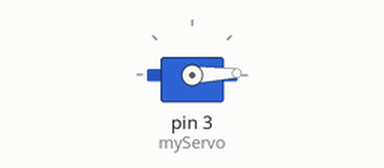
Recording of a sketch running on a simulated Arduino Uno, built with avr-gcc and run on an emulated ATmega328P. On the bench: servo.

Above: at 0.05 s.
At 1.75 s:
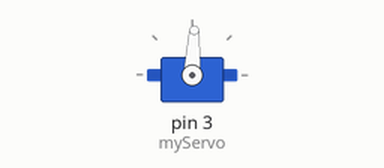
At 3.45 s:
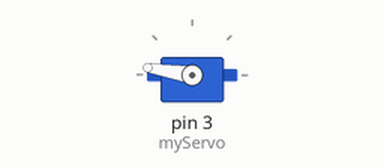
At 6.9 s:
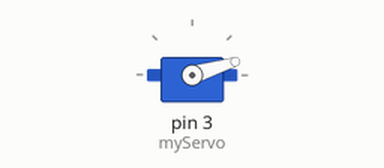
Timing chart, 0 to 9.4 s (numbered marks = the images above):
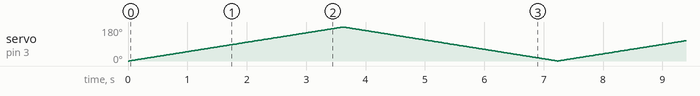

The sketch:

servo_spec_1.ino
```cpp
#include <Servo.h>
Servo myServo;
int angle = 0;

void setup() {
  Serial.begin(9600);
  myServo.attach(3);
}

void loop() {
  // move from 0 to 180 degrees
  static unsigned long tick = millis ();
  static unsigned long waktu=millis ();
  double x;
  int i;

  //Serial.println(tick);
  for( i = 0; i < 10; i++) {
    for(angle = 0; angle < 180; angle++){

      myServo.write(angle);
      delay(20);
   }

    //move in reverse direction, from 180 to 0 degrees
    for(angle = 180; angle > 0; angle--)
    {
      myServo.write(angle);
      delay(20);
    }
    waktu=millis() - tick;
    }
    Serial.print("waktu");
    Serial.println(waktu);

    //perhitungan untuk mengetahui jumlah putran dalam 60 sec
    x = ((60*i)/(double)waktu);
    Serial.println("jumlah rotasi tiap 60 sec per 10000"); //just to know the result of x
    Serial.println(x);
}
```
